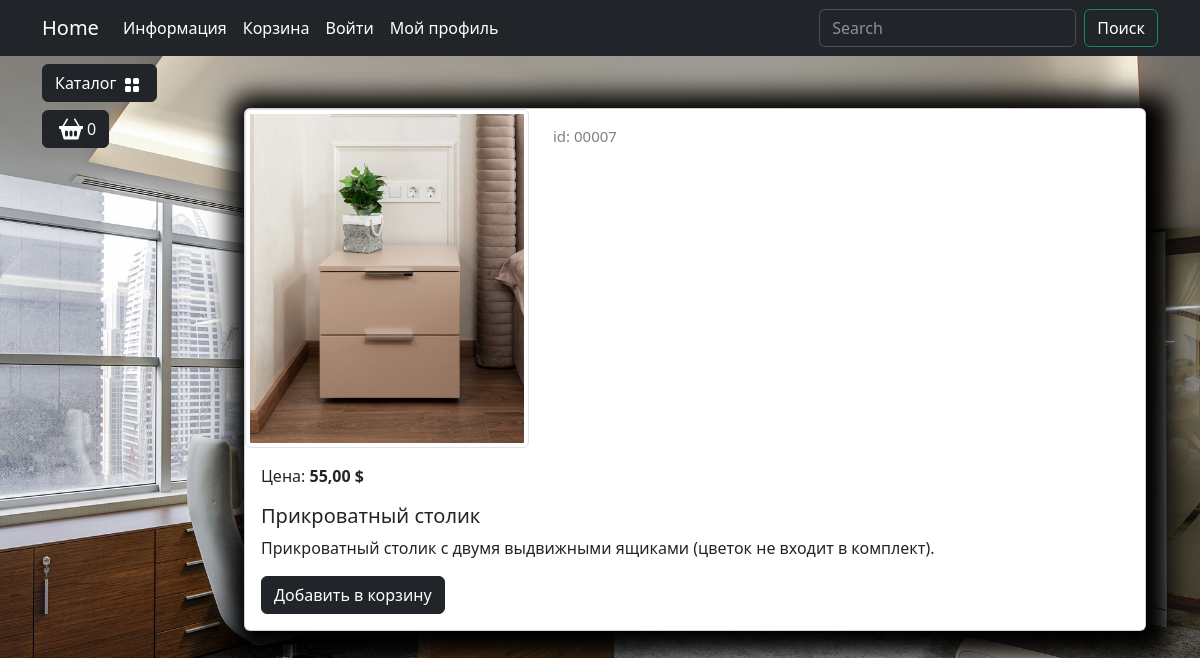
The app's page /catalog/product/prikrovatnyj-stolik/ with its own data.
### goods/models.py (models this page shows, shortened)
class Products(models.Model):
    name = models.CharField(max_length=150, unique=True, verbose_name='Название')
    slug = models.SlugField(max_length=200, unique=True, blank=True, null=True, verbose_name='URL')
    description = models.TextField(blank=True, null=True, verbose_name='Описание')
    image = models.ImageField(upload_to='goods_images', blank=True, null=True, verbose_name='Изображение')
    price = models.DecimalField(default=0.00, max_digits=7, decimal_places=2, verbose_name='Цена')
    discount = models.DecimalField(default=0.00, max_digits=4, decimal_places=2, verbose_name='Скидка в %')
    quantity = models.PositiveIntegerField(default=0, verbose_name='Колличество')
    category = models.ForeignKey(to=Categories, on_delete=models.CASCADE, verbose_name='Категория')
    class Meta:
        db_table = 'product'
        verbose_name = 'Продукт'
        verbose_name_plural = 'Продукты'
        ordering = ('id',)
    def display_id(self):
        return f'{self.id:05}'
    def sell_price(self):
        if self.discount:
            return round(self.price-self.price*self.discount/100, 2)
        return self.price

### goods/views.py (the view)
# urls.py: path('product/<slug:product_slug>/', views.product, name='product'),
def product(request, product_slug):
    product = Products.objects.get(slug=product_slug)
    context = {
        'product': product
    }
    return render(request, "goods/product.html", context=context)

### goods/templatetags/goods_tags.py (called while the page is built)
@register.simple_tag()
def tag_categories():
    return Categories.objects.all()

### goods/templates/goods/product.html (shortened to what this page needs)
{% extends "main/base.html" %}
{% load static %}
{% block content %}
<div class="container mt-5">
    <div class="card mb-4 custom-shadow">
        <div class="row">
            <div class="col-md-4">
                <img src="{{ product.image.url }}"
                    class="img-thumbnail" data-bs-toggle="modal" data-bs-target="#imageModal1">
            </div>
            <div class="col-md-4 ">
                <p class="product_id mt-3">id: {{ product.display_id }}</p>
            </div>
        </div>
        <div class="card-body">
            <p class="card-text">Цена: <strong>{{ product.sell_price }} $</strong></p>
            <h5 class="card-title">{{ product.name }}</h5>
            <p class="card-text">{{ product.description }}</p>
            <a href="#" class="btn btn-dark add-to-cart">Добавить в корзину</a>
        </div>
    </div>
</div>
{% endblock content %}

### static/deps/css/my_css.css (style rules this page uses)
body { background-image: url("../images/bg-image.jpg"); background-repeat: no-repeat; background-attachment: fixed; background-position: center center; background-size: cover; height: 100%; }
.custom-shadow { box-shadow: 5px 5px 25px 19px #000000; }
.product_id { color: gray; font-size: 15px; }

### records on screen
Products: image (picture), display_id "00007", sell_price "55,00", name "Прикроватный столик", description "Прикроватный столик с двумя выдвижными ящиками (цветок не входит в комплект)."
